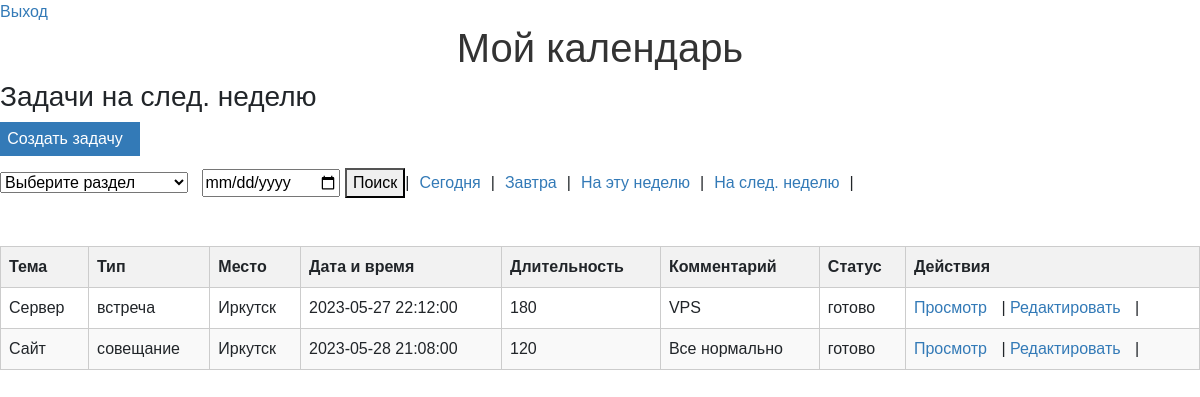
Page /index.php?action=nextweek (signed in) on the committed database.
### tables this page shows
CREATE TABLE `tasks` (
  `id` int UNSIGNED NOT NULL,
  `topic` varchar(255) NOT NULL,
  `type` enum('встреча','звонок','совещание','дело') NOT NULL,
  `location` varchar(255) DEFAULT NULL,
  `date_time` datetime NOT NULL,
  `duration` int DEFAULT NULL,
  `comment` text,
  `status` enum('текущая задача','просроченная','готово') NOT NULL DEFAULT 'текущая задача'
);

### controllers/TaskController.php (called while the page is built, shortened)
<?php
require_once 'models/TaskModel.php';
class TaskController
{
public function nextweek()
{
    $tasks = TaskModel::getTasksByNextWeek();
    $listTitle = 'Задачи на след. неделю';
    include 'views/task/index.php';
}
}

### models/TaskModel.php (called while the page is built, shortened)
<?php
class TaskModel
{
    public static function getTasksByDate($date)
{
    global $pdo;
    $stmt = $pdo->prepare('SELECT * FROM tasks WHERE DATE(date_time) = ?');
    $stmt->execute([$date]);
    return $stmt->fetchAll(PDO::FETCH_ASSOC);
}
    public static function getTasksByNextWeek()
    {
    $startDate = strtotime('this Monday');
    $endDate = strtotime('+1 week', $startDate);
    $tasks = array();
    while ($startDate < $endDate) {
        $currentDate = date('Y-m-d', $startDate);
        $tasksForDate = self::getTasksByDate($currentDate);
        $tasks = array_merge($tasks, $tasksForDate);
        $startDate = strtotime('+1 day', $startDate);
    }
    return $tasks;
    }
}

### views/task/index.php (the view, shortened to what this page needs)
<!DOCTYPE html>
<html>
<head>
<link href="https://cdn.jsdelivr.net/npm/bootstrap@5.3.0-alpha1/dist/css/bootstrap.min.css" rel="stylesheet">
</head>
<body>
        <th><a href="login.php">Выход</a></th>
    <h1>Мой календарь</h1>
    <?php if (isset($listTitle)): ?>
        <h3><?= $listTitle ?></h3>
    <?php endif; ?>
    <button class="my-button">
    <a href="index.php?action=create" style="color: inherit; text-decoration: none;">Создать задачу</a>
</button>
    <div style="display: flex; align-items: center;">
  <select onchange="location = this.value;">
    <option value="">Выберите раздел</option>
  </select>
  <form action="index.php?action=tasksByDate" method="POST" style="margin-left: 10px;">
    <input type="date" id="date" name="date">
    <button type="submit">Поиск</button>
  </form>
  |<a href="index.php?action=today" style="margin-left: 10px;">Сегодня</a>|
  <a href="index.php?action=tomorrow" style="margin-left: 10px;">Завтра</a>|
  <a href="index.php?action=week" style="margin-left: 10px;">На эту неделю</a>|
  <a href="index.php?action=nextweek" style="margin-left: 10px;">На след. неделю</a>|
</div>
<br><br>
<table>
  <tr>
    <th>Тема</th>
    <th>Тип</th>
    <th>Место</th>
    <th>Дата и время</th>
    <th>Длительность</th>
    <th>Комментарий</th>
    <th>Статус</th>
    <th>Действия</th>
  </tr>
        <?php foreach ($tasks as $task): ?>
            <tr>
                <td><?= $task['topic'] ?></td>
                <td><?= $task['type'] ?></td>
                <td><?= $task['location'] ?></td>
                <td><?= $task['date_time'] ?></td>
                <td><?= $task['duration'] ?></td>
                <td><?= $task['comment'] ?></td>
                <td><?= $task['status'] ?></td>
                <td>
                    <a href="index.php?action=show&id=<?= $task['id'] ?>">Просмотр</a> |
                    <a href="index.php?action=edit&id=<?= $task['id'] ?>">Редактировать</a> |
                </td>
            </tr>
        <?php endforeach; ?>
    </table>
</body>
</html>

### views/task/index.php (style rules this page uses)
.my-button { display: block; width: 140px; padding: 5px; background-color: #337ab7; color: #ffffff; border: none; margin-bottom: 1%; cursor: pointer; }
body { font-family: Arial, sans-serif; }
h1 { color: #333; text-align: center; }
table { place-content: ; width: 100%; border-collapse: collapse; }
th, td { padding: 8px; border: 1px solid #ccc; }
th { background-color: #f2f2f2; font-weight: bold; text-align: left; }
tr:nth-child(even) { background-color: #f9f9f9; }
a { color: #337ab7; text-decoration: none; margin-right: 10px; }

### rows in the picture
tasks: topic "Сервер", type "встреча", location "Иркутск", date_time "2023-05-27 22:12:00", duration "180", comment "VPS", status "готово"
tasks: topic "Сайт", type "совещание", location "Иркутск", date_time "2023-05-28 21:08:00", duration "120", comment "Все нормально", status "готово"

### other values in the picture
$listTitle "Задачи на след. неделю"
